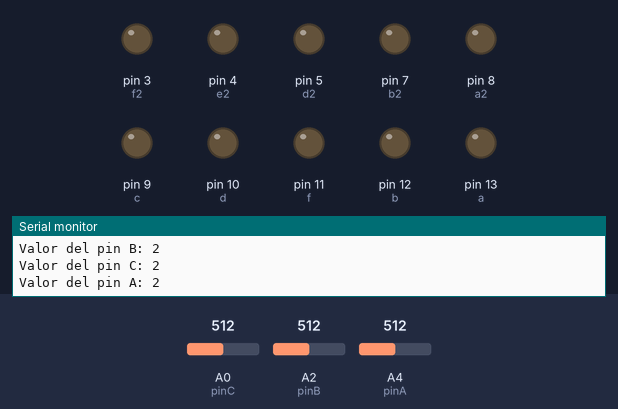
A sketch run on a simulated Arduino Uno, built with avr-gcc and run on an emulated ATmega328P. On the bench: output pins drawn as LEDs (lit = HIGH), the last lines printed to the serial monitor. The inputs (shaded band) are chosen by the test bench; at power-on: A0 (pinC) = 512, A2 (pinB) = 512, A4 (pinA) = 512.

Above: at 1.2 s.
1.3 s: A0 (pinC) set to 220
4.3 s: A0 (pinC) set to 190
At 4.7 s:
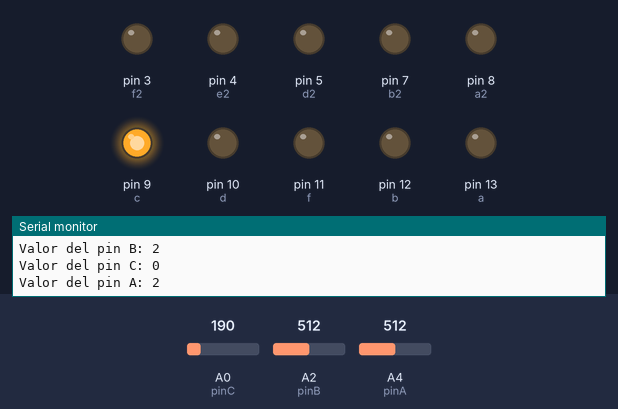
5.8 s: A2 (pinB) set to 804
8.8 s: A2 (pinB) set to 837
At 10.1 s:
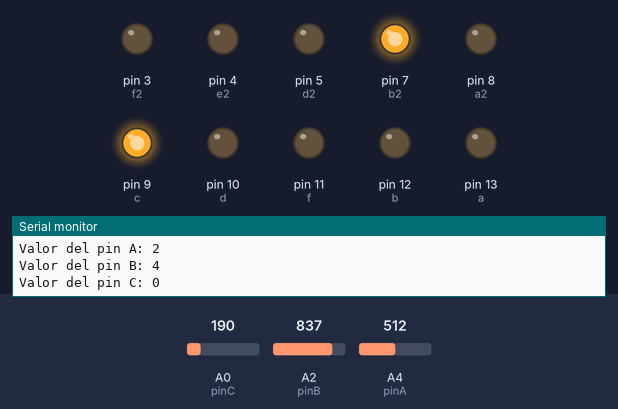
10.4 s: A4 (pinA) set to 804
13.4 s: A4 (pinA) set to 833
At 14.4 s:
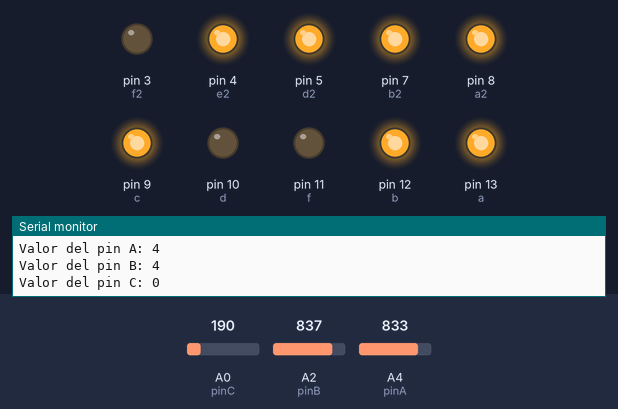
Timing chart, 0 to 15.9 s (numbered marks = the images above; inputs shaded):
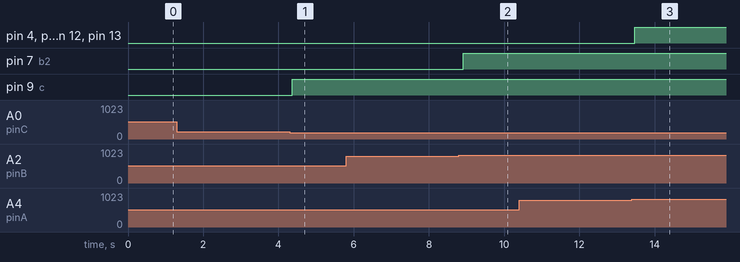

Measured:
- the behaviour switches between 205 and 204 on A0 (pinC) (found by bisection; images 0 and 1)
- the behaviour switches between 818 and 819 on A2 (pinB) (found by bisection; images 1 and 2)
- the behaviour switches between 818 and 819 on A4 (pinA) (found by bisection; images 2 and 3)
- after the input at 4.3 s, pin 9 (c): LOW → HIGH after 0.06 s
- after the input at 8.8 s, pin 7 (b2): LOW → HIGH after 0.12 s
- after the input at 13.4 s, pin 4 (e2), pin 5 (d2), pin 8 (a2), pin 12 (b), pin 13 (a): LOW → HIGH after 0.07 s

The sketch:

ProyectoE2.ino
```cpp
int pinA = A4;
int pinB = A2;
int pinC = A0;
int valorA, valorB, valorC;
int a = 13;
int b = 12;
int c = 9;
int d = 10;
int f = 11;
int a2 = 8;
int b2 = 7;
int c2 = 6;
int d2 = 5;
int e2 = 4;
int f2 = 3;
void display_1(int A, int B, int C);
void display_2(int A, int B, int C);

void setup() {
  // put your setup code here, to run once:
  pinMode(pinA, INPUT);
  pinMode(pinB, INPUT);
  pinMode(pinC, INPUT);

  pinMode(a, OUTPUT);
  pinMode(b, OUTPUT);
  pinMode(c, OUTPUT);
  pinMode(d, OUTPUT);
  pinMode(f, OUTPUT);

  pinMode(a2, OUTPUT);
  pinMode(b2, OUTPUT);
  pinMode(c2, OUTPUT);
  pinMode(d2, OUTPUT);
  pinMode(e2, OUTPUT);
  pinMode(f2, OUTPUT);

  Serial.begin(9600);
}

void loop() {

  valorA = analogRead(pinA)* 5 / 1023;
  valorB = analogRead(pinB)* 5 / 1023;
  valorC = analogRead(pinC)* 5 / 1023;

  Serial.print("Valor del pin A: ");
  Serial.println(valorA);
  Serial.print("Valor del pin B: ");
  Serial.println(valorB);
  Serial.print("Valor del pin C: ");
  Serial.println(valorC);

  display_1(valorA,valorB,valorC);
  display_2(valorA,valorB,valorC);
}

void display_1(int A, int B, int C){

  if((A == 4 && B < 1) || (A == 4 && C < 1)){
    digitalWrite(a,HIGH);
  }else{
    digitalWrite(a,LOW);
  }

  if((A == 4 && B < 1) || (A == 4 && C < 1) || (B < 1 && C < 1)){
    digitalWrite(b,HIGH);
  }else{
    digitalWrite(b,LOW);
  }

  if(B < 1 || C < 1){
    digitalWrite(c,HIGH);
  }else{
    digitalWrite(c,LOW);
  }

  if((A < 1 && B < 1 && C >3) || (A < 1 && B == 4 && C < 1)){
    digitalWrite(d,HIGH);
  }else{
    digitalWrite(d,LOW);
  }

  if((A < 1 && B < 1) || (A < 1 && C < 1)){
    digitalWrite(f,HIGH);
  }else{
    digitalWrite(f,LOW);
  }
}


void display_2(int A, int B, int C){
  if((A == 4 && C < 1) || B < 1){
    digitalWrite(a2,HIGH);
  }else{
    digitalWrite(a2,LOW);
  }

  if((B == 4 && C < 1) || (C == 4 && A == 4 && B < 1) || (C < 1 && A < 1)){
    digitalWrite(b2,HIGH);
  }else{
    digitalWrite(b2,LOW);
  }

  if((C < 1 && A < 1) || B < 1){
    digitalWrite(c2,HIGH);
  }else{
    digitalWrite(c2,LOW);
  }

  if((C == 4 && A < 1 && B < 1) || (C < 1 && A >3)){
    digitalWrite(d2,HIGH);
  }else{
    digitalWrite(d2,LOW);
  }

  if((C == 4 && A == 4 && B < 1) || (B == 4 && A == 4 && C < 1) || (C < 1 && B < 1 && A < 1)){
    digitalWrite(e2,HIGH);
  }else{
    digitalWrite(e2,LOW);
  }

  if(B < 1){
    digitalWrite(f2,HIGH);
  }else{
    digitalWrite(f2,LOW);
  }
}
```
